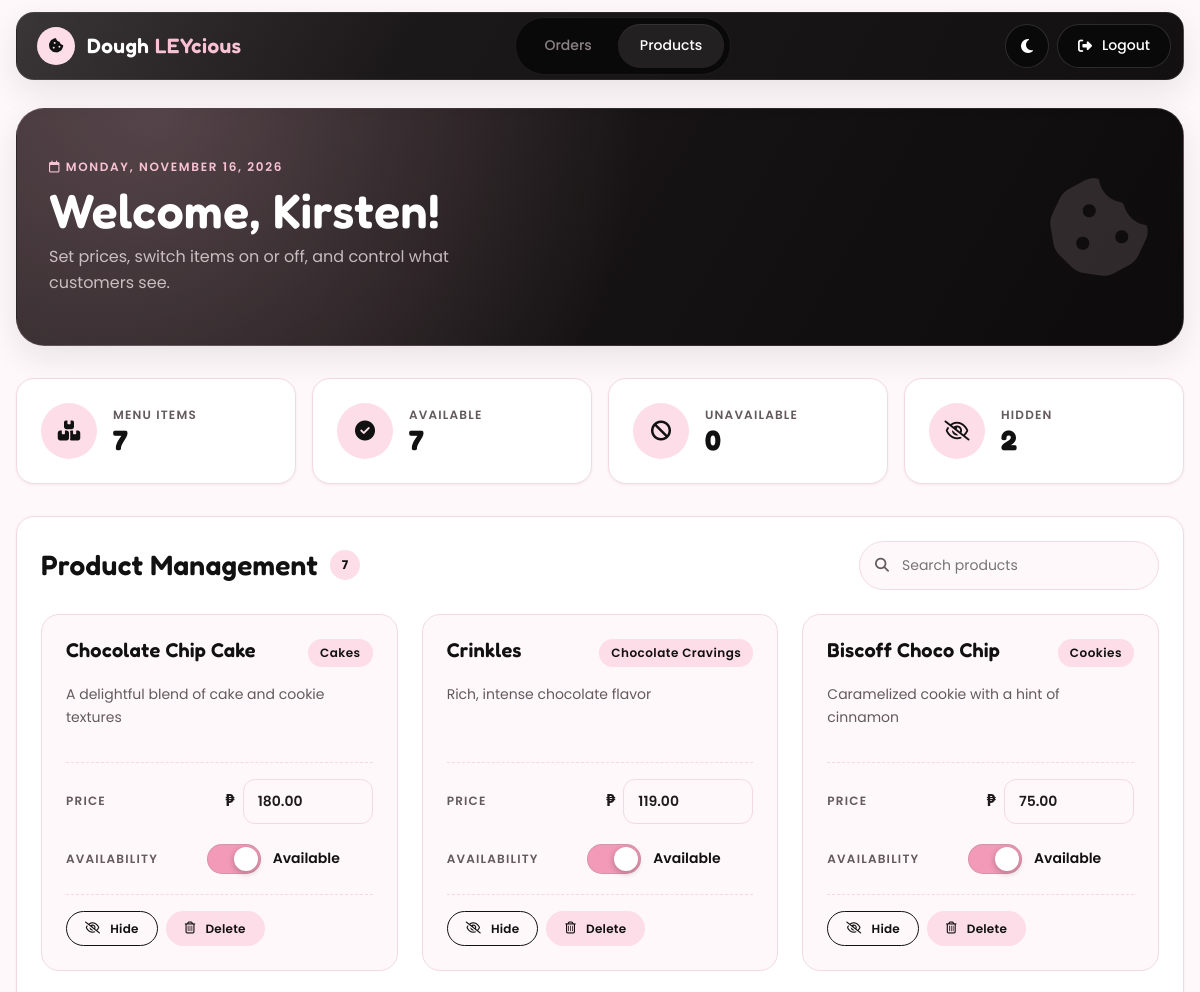
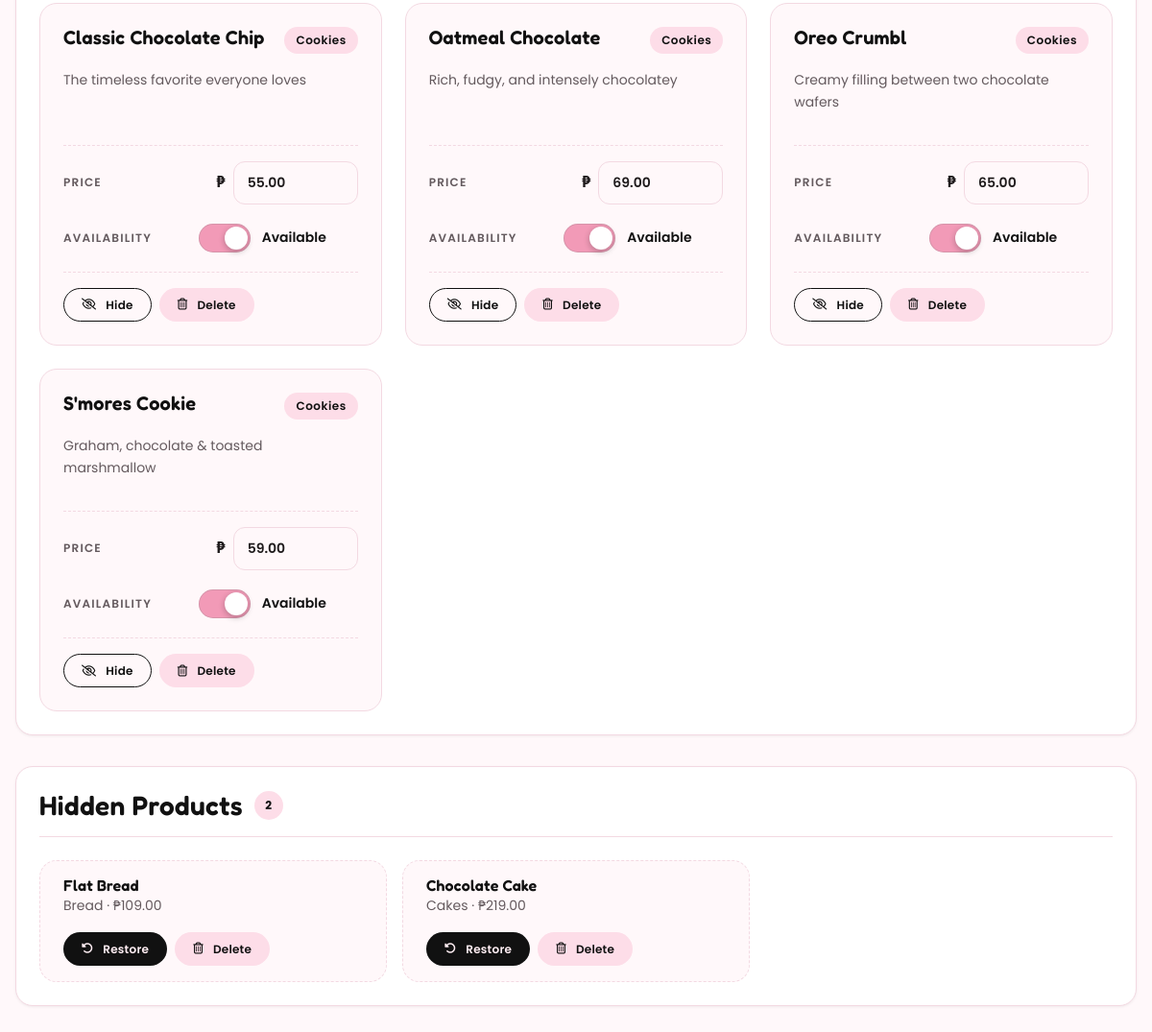
The app's page /admin_products.php (signed in), older data (2 pictures, top to bottom).
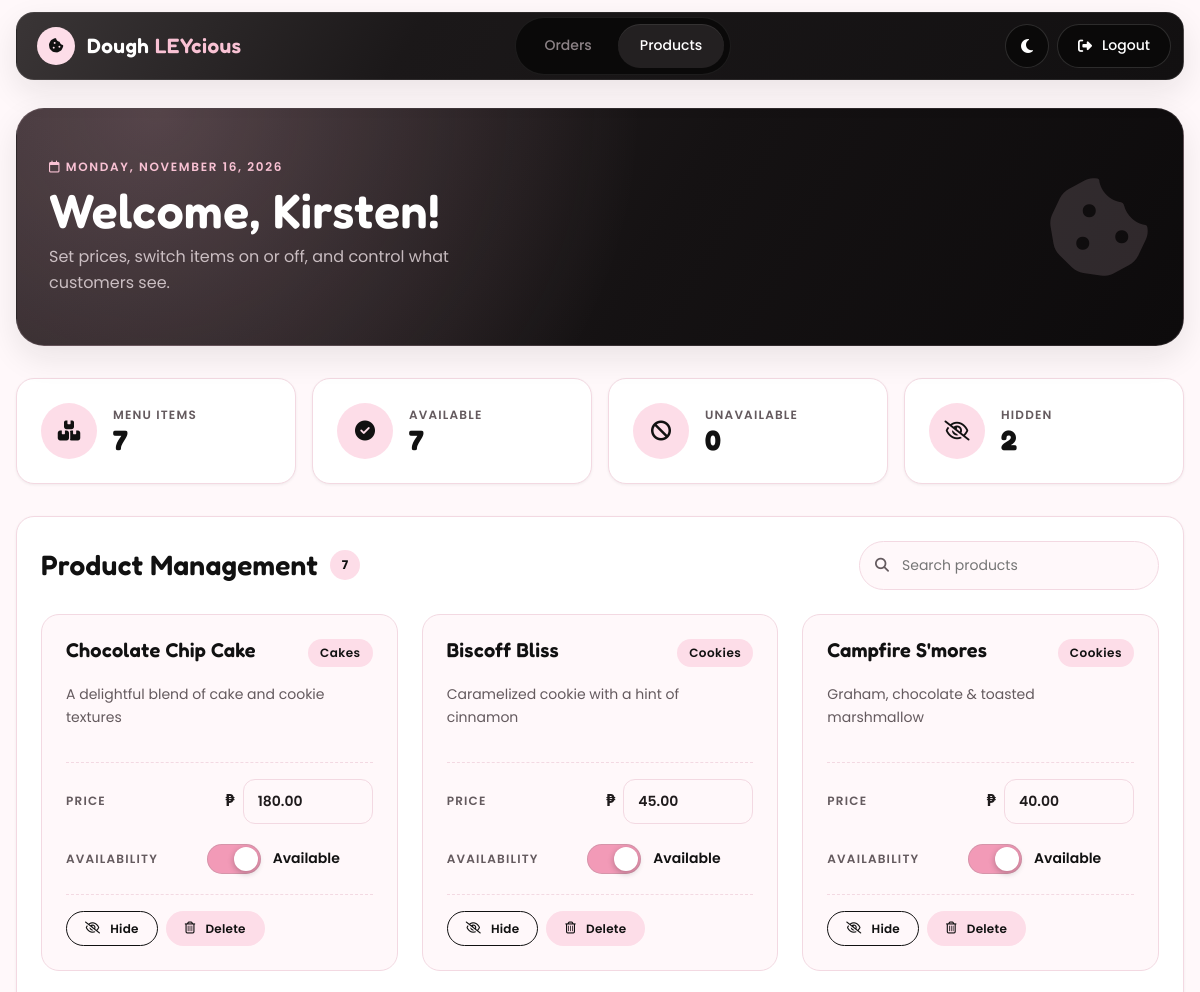
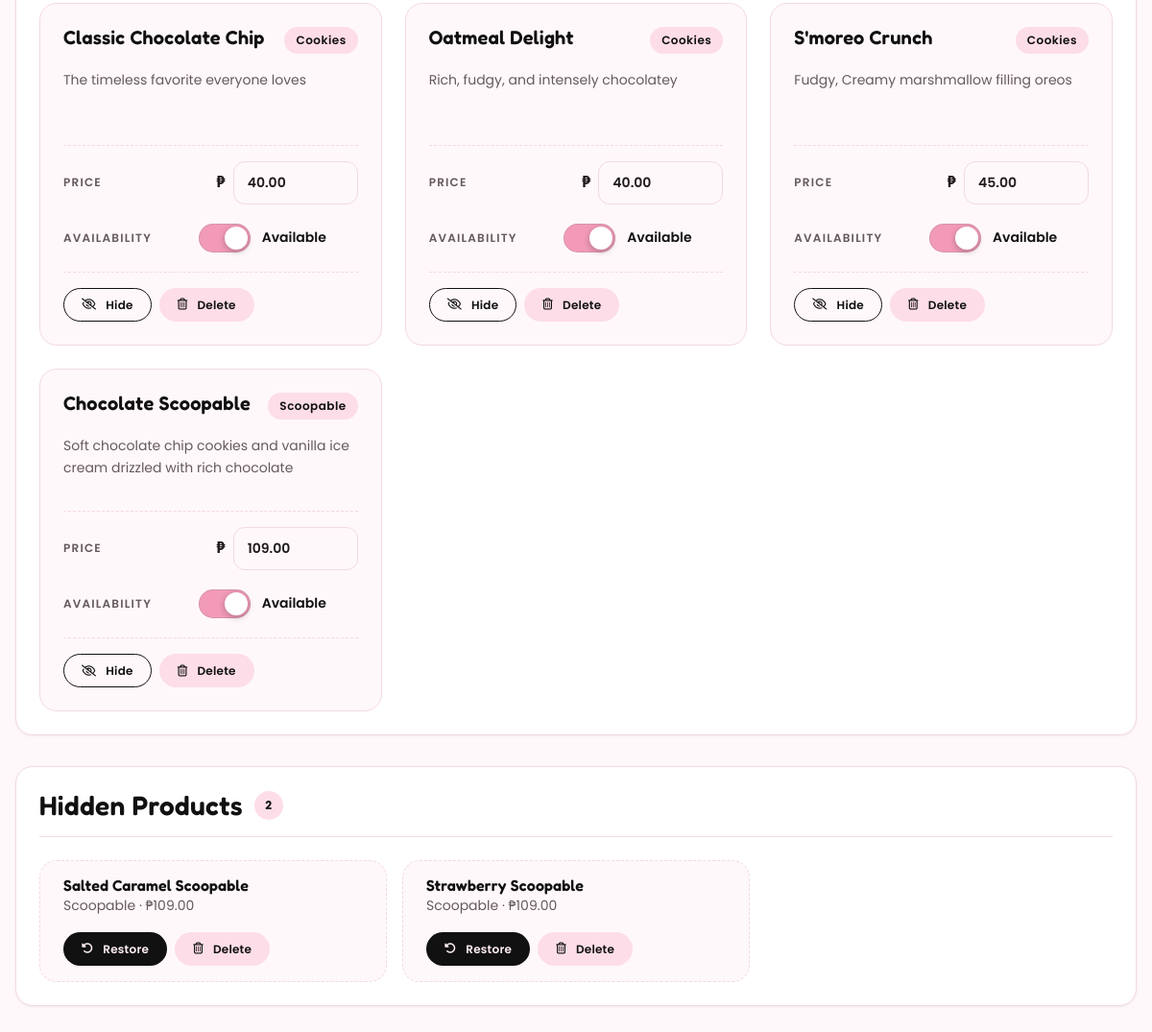
The same page, newer data (2 pictures, top to bottom).
### tables this page shows
CREATE TABLE `tbl_products` (
  `product_id` int(11) NOT NULL,
  `product_name` varchar(100) NOT NULL,
  `category` varchar(50) NOT NULL,
  `price` decimal(10,2) NOT NULL,
  `description` varchar(255) DEFAULT NULL,
  `is_hidden` tinyint(1) NOT NULL DEFAULT 0,
  `stock` int(11) NOT NULL DEFAULT 0,
  `low_stock_level` int(11) NOT NULL DEFAULT 5
);

### admin_products.php (the view, shortened to what this page needs)
<?php
    require("database.php");
    $execProducts = $con->query("SELECT * FROM tbl_products
                                 WHERE is_hidden = 0
                                 ORDER BY category, product_name");
    $execHidden = $con->query("SELECT * FROM tbl_products
                               WHERE is_hidden = 1
                               ORDER BY category, product_name");
    $products = array();
    $countAvailable = 0;
    $countUnavailable = 0;
      while ($row = $execProducts->fetch_assoc()) {
      $products[] = $row;
        if ((int) $row['stock'] > 0) {
          $countAvailable++;
        } else {
          $countUnavailable++;
        }
      }
    $pageSubtitle = "Set prices, switch items on or off, and control what customers see.";
    $activePage = "admin_products.php";
    include("admin_header.php");
?>
  <section class="stats" aria-label="Product summary">
    <article class="stat">
      <div class="icon-badge"><i class="fa-solid fa-boxes-stacked"></i></div>
      <div>
        <p>Menu items</p>
        <strong><?php echo count($products); ?></strong>
      </div>
    </article>
    <article class="stat">
      <div class="icon-badge"><i class="fa-solid fa-circle-check"></i></div>
      <div>
        <p>Available</p>
        <strong id="count-available"><?php echo $countAvailable; ?></strong>
      </div>
    </article>
    <article class="stat">
      <div class="icon-badge"><i class="fa-solid fa-ban"></i></div>
      <div>
        <p>Unavailable</p>
        <strong id="count-unavailable"><?php echo $countUnavailable; ?></strong>
      </div>
    </article>
    <article class="stat">
      <div class="icon-badge"><i class="fa-regular fa-eye-slash"></i></div>
      <div>
        <p>Hidden</p>
        <strong><?php echo $execHidden->num_rows; ?></strong>
      </div>
    </article>
  </section>
  <section class="panel">
    <div class="panel__bar">
      <h2 class="panel__title">Product Management <span class="count"><?php echo count($products); ?></span></h2>
      <label class="search">
        <input type="search" id="product-search" placeholder="Search products" aria-label="Search products">
      </label>
    </div>
  <div class="pm-grid">
      <?php foreach ($products as $product) { ?>
        <?php
            $available = ((int) $product['stock'] > 0);
            $name = htmlspecialchars($product['product_name']);
            $searchText = htmlspecialchars(strtolower($product['product_name'] . " " . $product['category']));
        ?>
        <article class="pm-card<?php if (!$available) { echo ' pm-card--off'; } ?>" data-search="<?php echo $searchText; ?>">
          <header class="pm-card__head">
            <h3><?php echo $name; ?></h3>
            <span class="chip"><?php echo htmlspecialchars($product['category']); ?></span>
          </header>
          <p class="pm-card__desc" title="<?php echo htmlspecialchars($product['description']); ?>"><?php echo htmlspecialchars($product['description']); ?></p>
          <div class="pm-card__controls">
            <form method="POST" action="admin_products.php" class="pm-field" data-ajax="price">
              <label for="price-<?php echo $product['product_id']; ?>">Price</label>
              <div class="field">
                <span>₱</span>
                <input type="number" class="input" id="price-<?php echo $product['product_id']; ?>" name="price" step="0.01" min="0" value="<?php echo $product['price']; ?>" data-autosubmit required>
              </div>
            </form>
            <form method="POST" action="admin_products.php" class="pm-field" data-ajax="toggle">
              <span class="pm-field__label">Availability</span>
              <button type="submit" class="switch" role="switch" aria-checked="<?php echo $available ? 'true' : 'false'; ?>" aria-label="Toggle availability for <?php echo $name; ?>">
                <span class="switch__track"><span class="switch__knob"></span></span>
                <span class="switch__label"><?php echo $available ? 'Available' : 'Unavailable'; ?></span>
              </button>
            </form>
          </div>
          <footer class="pm-card__foot">
            <form method="POST" action="admin_products.php"
                  onsubmit="return confirm('Hide this item? You can restore it later.');">
              <button type="submit" name="hide_product" value="1" class="btn btn--ghost btn--sm">
                <i class="fa-regular fa-eye-slash"></i> Hide
              </button>
            </form>
            <form method="POST" action="admin_products.php"
                  onsubmit="return confirm('PERMANENTLY delete this item? This cannot be undone!');">
              <button type="submit" name="delete_product" value="1" class="btn btn--soft btn--sm">
                <i class="fa-regular fa-trash-can"></i> Delete
              </button>
            </form>
          </footer>
        </article>
      <?php } ?>
    </div>
  </section>
  <section class="panel">
    <h2 class="panel__title">Hidden Products <span class="count"><?php echo $execHidden->num_rows; ?></span></h2>
    <?php if ($execHidden->num_rows > 0) { ?>
      <div class="hidden-list">
        <?php while ($product = $execHidden->fetch_assoc()) { ?>
          <article class="hidden-item">
            <div class="hidden-item__info">
              <h3><?php echo htmlspecialchars($product['product_name']); ?></h3>
              <p><?php echo htmlspecialchars($product['category']); ?> &middot; ₱<?php echo number_format($product['price'], 2); ?></p>
            </div>
            <div class="actions-cell">
              <form method="POST" action="admin_products.php">
                <button type="submit" name="restore_product" value="1" class="btn btn--primary btn--sm">
                  <i class="fa-solid fa-rotate-left"></i> Restore
                </button>
              </form>
              <form method="POST" action="admin_products.php"
                    onsubmit="return confirm('PERMANENTLY delete this item? This cannot be undone!');">
                <button type="submit" name="delete_product" value="1" class="btn btn--soft btn--sm">
                  <i class="fa-regular fa-trash-can"></i> Delete
                </button>
              </form>
            </div>
          </article>
        <?php } ?>
      </div>
    <?php } ?>
  </section>
<?php include("admin_footer.php"); ?>

### admin_header.php (shortened to what this page needs)
<?php
    $activePage = isset($activePage) ? $activePage : "";
    $pageSubtitle = isset($pageSubtitle) ? $pageSubtitle : "Manage your bakery from one place.";
    $adminNav = array(
        "admin_dashboard.php" => array("Orders", "fa-clipboard-list"),
        "admin_products.php" => array("Products", "fa-boxes-stacked")
    );
?>
<!DOCTYPE html>
<html lang="en">
<head>
  <link rel="stylesheet" href="https://cdnjs.cloudflare.com/ajax/libs/font-awesome/6.5.0/css/all.min.css">
  <link rel="stylesheet" href="style.css">
  <link rel="stylesheet" href="admin.css">
</head>
<body class="admin">
<header class="site-header">
  <nav class="navbar" aria-label="Admin navigation">
    <div class="navbar-inner">
      <a href="admin_dashboard.php" class="brand">
        <span class="brand__mark"><i class="fa-solid fa-cookie-bite"></i></span>
        <span class="brand__name">Dough <em>LEYcious</em></span>
      </a>
      <ul class="nav-links" id="nav-links">
        <?php foreach ($adminNav as $file => $item) { ?>
          <li>
            <a href="<?php echo $file; ?>"<?php if ($activePage == $file) { echo ' aria-current="page"'; } ?>><?php echo $item[0]; ?></a>
          </li>
        <?php } ?>
      </ul>
      <div class="nav-actions">
        <button type="button" class="theme-toggle" aria-label="Toggle dark mode" title="Toggle dark mode">
          <i class="fa-solid fa-moon"></i>
        </button>
        <a href="destroy_session.php" class="nav-btn">
          <i class="fa-solid fa-right-from-bracket"></i>
          <span class="nav-cart__label">Logout</span>
        </a>
      </div>
    </div>
  </nav>
</header>
<main class="admin-main container">
  <section class="admin-hero">
    <div>
      <p class="admin-hero__date"><i class="fa-regular fa-calendar"></i> <?php echo date("l, F j, Y"); ?></p>
      <h1>Welcome, Kirsten!</h1>
      <p class="admin-hero__text"><?php echo $pageSubtitle; ?></p>
    </div>
    <i class="fa-solid fa-cookie-bite admin-hero__icon" aria-hidden="true"></i>
  </section>

### admin_footer.php (shortened to what this page needs)
</main>
</body>
</html>

Row changes from the older to the newer data that the page shows:
removed tbl_products: product_name "Crinkles", category "Chocolate Cravings", description "Rich, intense chocolate flavor", price "119.00", stock "Available", shown under "Product Management 7"
removed tbl_products: product_name "Chocolate Cake", category "Cakes", price "219.00", shown under "Hidden Products 2"
changed tbl_products "Caramelized cookie with a hint of cinnamon": product_name "Biscoff Choco Chip" → "Biscoff Bliss"; price "75.00" → "45.00"
changed tbl_products "Graham, chocolate & toasted marshmallow": product_name "S'mores Cookie" → "Campfire S'mores"; price "59.00" → "40.00"; moves up the list
changed tbl_products "Classic Chocolate Chip": price "55.00" → "40.00"
changed tbl_products "Rich, fudgy, and intensely chocolatey": product_name "Oatmeal Chocolate" → "Oatmeal Delight"; price "69.00" → "40.00"
changed tbl_products: product_name "Oreo Crumbl" → "S'moreo Crunch"; description "Creamy filling between two chocolate wafers" → "Fudgy, Creamy marshmallow filling oreos"; price "65.00" → "45.00"
added tbl_products: product_name "Chocolate Scoopable", category "Scoopable", description "Soft chocolate chip cookies and vanilla ice cream drizzled with rich chocolate", price "109.00", stock "Available", shown under "Product Management 7"
added tbl_products: product_name "Salted Caramel Scoopable", category "Scoopable", price "109.00", shown under "Hidden Products 2"
changed tbl_products: product_name "Flat Bread" → "Strawberry Scoopable"; category "Bread" → "Scoopable"
